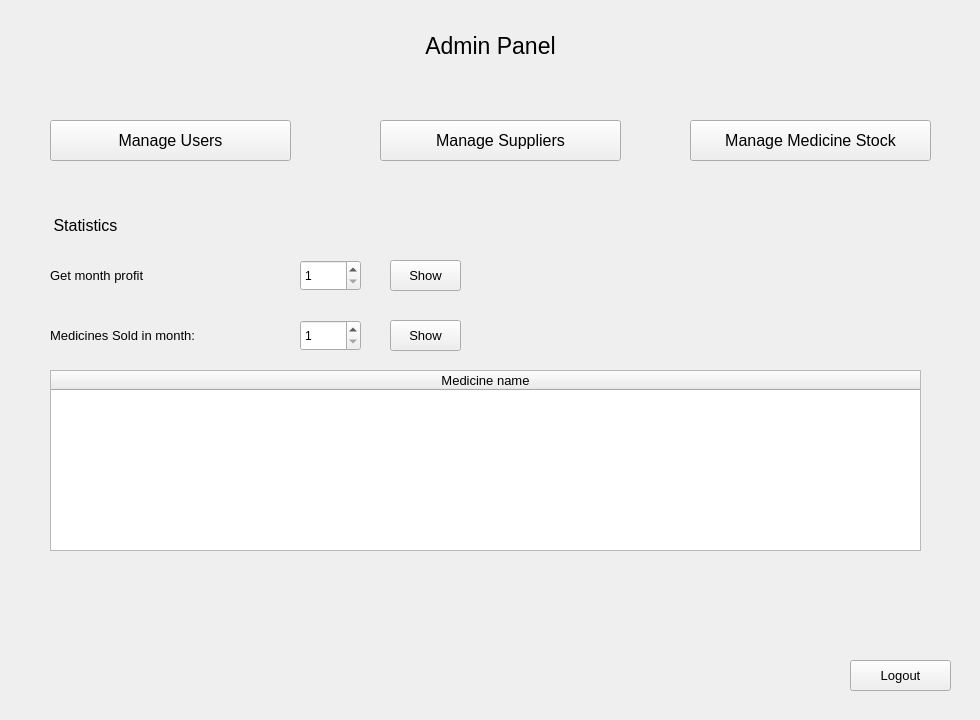
<?xml version="1.0" encoding="UTF-8"?>
<ui version="4.0">
 <class>Admin_Panel</class>
 <widget class="QWidget" name="Admin_Panel">
  <property name="geometry">
   <rect>
    <x>0</x>
    <y>0</y>
    <width>980</width>
    <height>720</height>
   </rect>
  </property>
  <property name="windowTitle">
   <string>Form</string>
  </property>
  <widget class="QPushButton" name="logout">
   <property name="geometry">
    <rect>
     <x>850</x>
     <y>660</y>
     <width>101</width>
     <height>31</height>
    </rect>
   </property>
   <property name="font">
    <font>
     <pointsize>10</pointsize>
    </font>
   </property>
   <property name="text">
    <string>Logout</string>
   </property>
  </widget>
  <widget class="QPushButton" name="manage_users">
   <property name="geometry">
    <rect>
     <x>50</x>
     <y>120</y>
     <width>241</width>
     <height>41</height>
    </rect>
   </property>
   <property name="font">
    <font>
     <pointsize>12</pointsize>
    </font>
   </property>
   <property name="text">
    <string>Manage Users</string>
   </property>
  </widget>
  <widget class="QLabel" name="label_6">
   <property name="geometry">
    <rect>
     <x>380</x>
     <y>30</y>
     <width>221</width>
     <height>31</height>
    </rect>
   </property>
   <property name="font">
    <font>
     <pointsize>17</pointsize>
    </font>
   </property>
   <property name="text">
    <string>Admin Panel</string>
   </property>
   <property name="alignment">
    <set>Qt::AlignCenter</set>
   </property>
  </widget>
  <widget class="QPushButton" name="manage_suppliers">
   <property name="geometry">
    <rect>
     <x>380</x>
     <y>120</y>
     <width>241</width>
     <height>41</height>
    </rect>
   </property>
   <property name="font">
    <font>
     <pointsize>12</pointsize>
    </font>
   </property>
   <property name="text">
    <string>Manage Suppliers</string>
   </property>
  </widget>
  <widget class="QPushButton" name="manage_med">
   <property name="geometry">
    <rect>
     <x>690</x>
     <y>120</y>
     <width>241</width>
     <height>41</height>
    </rect>
   </property>
   <property name="font">
    <font>
     <pointsize>12</pointsize>
    </font>
   </property>
   <property name="text">
    <string>Manage Medicine Stock</string>
   </property>
  </widget>
  <widget class="QPushButton" name="add_medicine">
   <property name="geometry">
    <rect>
     <x>390</x>
     <y>260</y>
     <width>71</width>
     <height>31</height>
    </rect>
   </property>
   <property name="font">
    <font>
     <pointsize>10</pointsize>
    </font>
   </property>
   <property name="text">
    <string>Show</string>
   </property>
  </widget>
  <widget class="QLabel" name="label_3">
   <property name="geometry">
    <rect>
     <x>50</x>
     <y>250</y>
     <width>131</width>
     <height>51</height>
    </rect>
   </property>
   <property name="font">
    <font>
     <pointsize>10</pointsize>
    </font>
   </property>
   <property name="text">
    <string>Get month profit</string>
   </property>
  </widget>
  <widget class="QLabel" name="label_7">
   <property name="geometry">
    <rect>
     <x>30</x>
     <y>210</y>
     <width>111</width>
     <height>31</height>
    </rect>
   </property>
   <property name="font">
    <font>
     <pointsize>12</pointsize>
    </font>
   </property>
   <property name="text">
    <string>Statistics</string>
   </property>
   <property name="alignment">
    <set>Qt::AlignCenter</set>
   </property>
  </widget>
  <widget class="QLabel" name="label_4">
   <property name="geometry">
    <rect>
     <x>50</x>
     <y>310</y>
     <width>201</width>
     <height>51</height>
    </rect>
   </property>
   <property name="font">
    <font>
     <pointsize>10</pointsize>
    </font>
   </property>
   <property name="text">
    <string>Medicines Sold in month:</string>
   </property>
  </widget>
  <widget class="QPushButton" name="add_medicine_2">
   <property name="geometry">
    <rect>
     <x>390</x>
     <y>320</y>
     <width>71</width>
     <height>31</height>
    </rect>
   </property>
   <property name="font">
    <font>
     <pointsize>10</pointsize>
    </font>
   </property>
   <property name="text">
    <string>Show</string>
   </property>
  </widget>
  <widget class="QTableWidget" name="meds">
   <property name="geometry">
    <rect>
     <x>50</x>
     <y>370</y>
     <width>871</width>
     <height>181</height>
    </rect>
   </property>
   <property name="font">
    <font>
     <pointsize>10</pointsize>
    </font>
   </property>
   <property name="selectionMode">
    <enum>QAbstractItemView::SingleSelection</enum>
   </property>
   <property name="selectionBehavior">
    <enum>QAbstractItemView::SelectRows</enum>
   </property>
   <attribute name="horizontalHeaderCascadingSectionResizes">
    <bool>false</bool>
   </attribute>
   <attribute name="horizontalHeaderStretchLastSection">
    <bool>true</bool>
   </attribute>
   <column>
    <property name="text">
     <string>Medicine name</string>
    </property>
   </column>
  </widget>
  <widget class="QSpinBox" name="month_profit">
   <property name="geometry">
    <rect>
     <x>300</x>
     <y>260</y>
     <width>61</width>
     <height>31</height>
    </rect>
   </property>
   <property name="minimum">
    <number>1</number>
   </property>
   <property name="maximum">
    <number>12</number>
   </property>
   <property name="value">
    <number>1</number>
   </property>
  </widget>
  <widget class="QSpinBox" name="meds_in_month">
   <property name="geometry">
    <rect>
     <x>300</x>
     <y>320</y>
     <width>61</width>
     <height>31</height>
    </rect>
   </property>
   <property name="minimum">
    <number>1</number>
   </property>
   <property name="maximum">
    <number>12</number>
   </property>
   <property name="value">
    <number>1</number>
   </property>
  </widget>
 </widget>
 <resources/>
 <connections/>
</ui>
